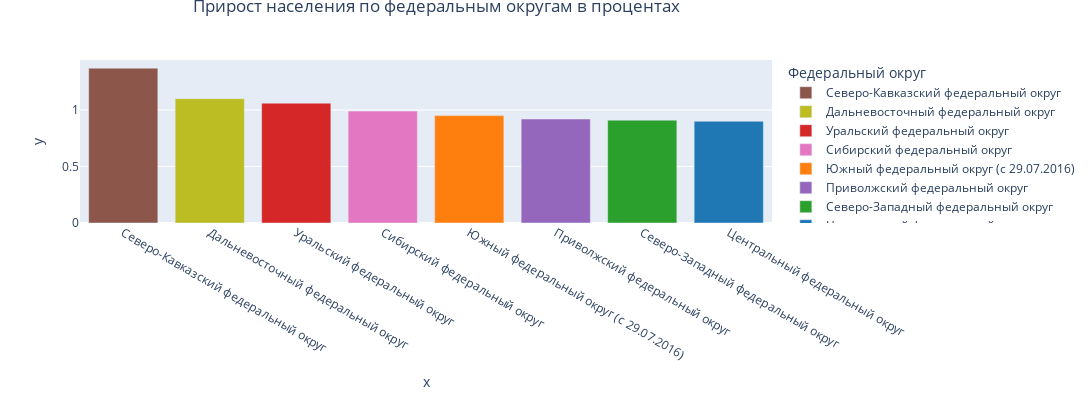

The cell this chart's notebook holds for it:
### Code cell
fig_1 = px.bar(color=mask_perc['Федеральный округ'],
               color_discrete_map=dct_colors,
               x=mask_perc['Федеральный округ'],
               y=mask_perc['Новорожденные в %'],
               width=1200,
               height=400)
fig_1.update_layout(legend=dict(title='Федеральный округ'),
                    title=dict(text='Прирост населения по федеральным округам в процентах',x=0.4,y=1))

fig_1.show()

### Figure 1 — Plotly figure (JSON) as saved in the notebook; plotly's stock layout.template omitted (floating-point values rounded to 4 significant figures)
{"data": [{"alignmentgroup": "True", "hovertemplate": "color=Северо-Кавказский федеральный округ<br>x=%{x}<br>y=%{y}<extra></extra>", "legendgroup": "Северо-Кавказский федеральный округ", "marker": {"color": "#8C564B", "pattern": {"shape": ""}}, "name": "Северо-Кавказский федеральный округ", "offsetgroup": "Северо-Кавказский федеральный округ", "orientation": "v", "showlegend": true, "textposition": "auto", "type": "bar", "x": ["Северо-Кавказский федеральный округ"], "xaxis": "x", "y": [1.37], "yaxis": "y"}, {"alignmentgroup": "True", "hovertemplate": "color=Дальневосточный федеральный округ<br>x=%{x}<br>y=%{y}<extra></extra>", "legendgroup": "Дальневосточный федеральный округ", "marker": {"color": "#BCBD22", "pattern": {"shape": ""}}, "name": "Дальневосточный федеральный округ", "offsetgroup": "Дальневосточный федеральный округ", "orientation": "v", "showlegend": true, "textposition": "auto", "type": "bar", "x": ["Дальневосточный федеральный округ"], "xaxis": "x", "y": [1.1], "yaxis": "y"}, {"alignmentgroup": "True", "hovertemplate": "color=Уральский федеральный округ<br>x=%{x}<br>y=%{y}<extra></extra>", "legendgroup": "Уральский федеральный округ", "marker": {"color": "#D62728", "pattern": {"shape": ""}}, "name": "Уральский федеральный округ", "offsetgroup": "Уральский федеральный округ", "orientation": "v", "showlegend": true, "textposition": "auto", "type": "bar", "x": ["Уральский федеральный округ"], "xaxis": "x", "y": [1.06], "yaxis": "y"}, {"alignmentgroup": "True", "hovertemplate": "color=Сибирский федеральный округ<br>x=%{x}<br>y=%{y}<extra></extra>", "legendgroup": "Сибирский федеральный округ", "marker": {"color": "#E377C2", "pattern": {"shape": ""}}, "name": "Сибирский федеральный округ", "offsetgroup": "Сибирский федеральный округ", "orientation": "v", "showlegend": true, "textposition": "auto", "type": "bar", "x": ["Сибирский федеральный округ"], "xaxis": "x", "y": [0.99], "yaxis": "y"}, {"alignmentgroup": "True", "hovertemplate": "color=Южный федеральный округ (с 29.07.2016)<br>x=%{x}<br>y=%{y}<extra></extra>", "legendgroup": "Южный федеральный округ (с 29.07.2016)", "marker": {"color": "#FF7F0E", "pattern": {"shape": ""}}, "name": "Южный федеральный округ (с 29.07.2016)", "offsetgroup": "Южный федеральный округ (с 29.07.2016)", "orientation": "v", "showlegend": true, "textposition": "auto", "type": "bar", "x": ["Южный федеральный округ (с 29.07.2016)"], "xaxis": "x", "y": [0.95], "yaxis": "y"}, {"alignmentgroup": "True", "hovertemplate": "color=Приволжский федеральный округ<br>x=%{x}<br>y=%{y}<extra></extra>", "legendgroup": "Приволжский федеральный округ", "marker": {"color": "#9467BD", "pattern": {"shape": ""}}, "name": "Приволжский федеральный округ", "offsetgroup": "Приволжский федеральный округ", "orientation": "v", "showlegend": true, "textposition": "auto", "type": "bar", "x": ["Приволжский федеральный округ"], "xaxis": "x", "y": [0.92], "yaxis": "y"}, {"alignmentgroup": "True", "hovertemplate": "color=Северо-Западный федеральный округ<br>x=%{x}<br>y=%{y}<extra></extra>", "legendgroup": "Северо-Западный федеральный округ", "marker": {"color": "#2CA02C", "pattern": {"shape": ""}}, "name": "Северо-Западный федеральный округ", "offsetgroup": "Северо-Западный федеральный округ", "orientation": "v", "showlegend": true, "textposition": "auto", "type": "bar", "x": ["Северо-Западный федеральный округ"], "xaxis": "x", "y": [0.91], "yaxis": "y"}, {"alignmentgroup": "True", "hovertemplate": "color=Центральный федеральный округ<br>x=%{x}<br>y=%{y}<extra></extra>", "legendgroup": "Центральный федеральный округ", "marker": {"color": "#1F77B4", "pattern": {"shape": ""}}, "name": "Центральный федеральный округ", "offsetgroup": "Центральный федеральный округ", "orientation": "v", "showlegend": true, "textposition": "auto", "type": "bar", "x": ["Центральный федеральный округ"], "xaxis": "x", "y": [0.9], "yaxis": "y"}], "layout": {"barmode": "relative", "height": 400, "legend": {"title": {"text": "Федеральный округ"}, "tracegroupgap": 0}, "margin": {"t": 60}, "title": {"text": "Прирост населения по федеральным округам в процентах", "x": 0.4, "y": 1}, "width": 1200, "xaxis": {"anchor": "y", "domain": [0, 1], "title": {"text": "x"}}, "yaxis": {"anchor": "x", "domain": [0, 1], "title": {"text": "y"}}}}
